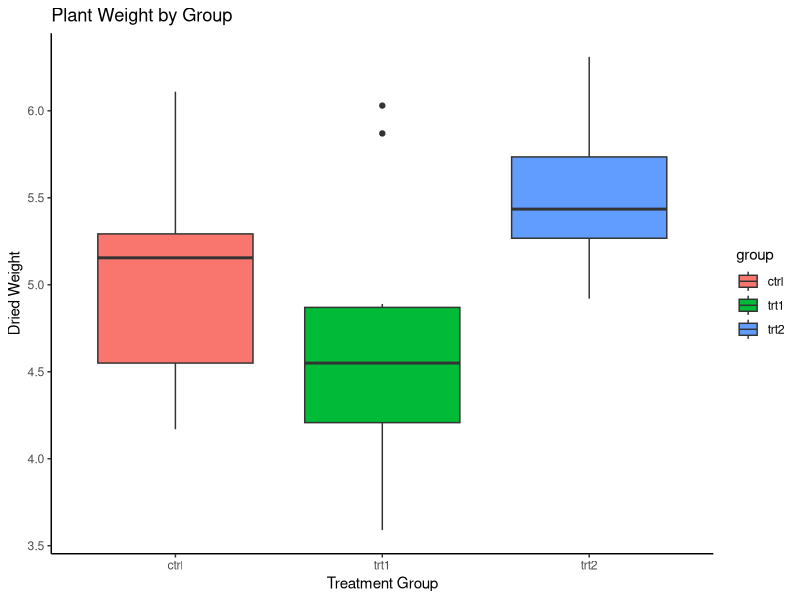
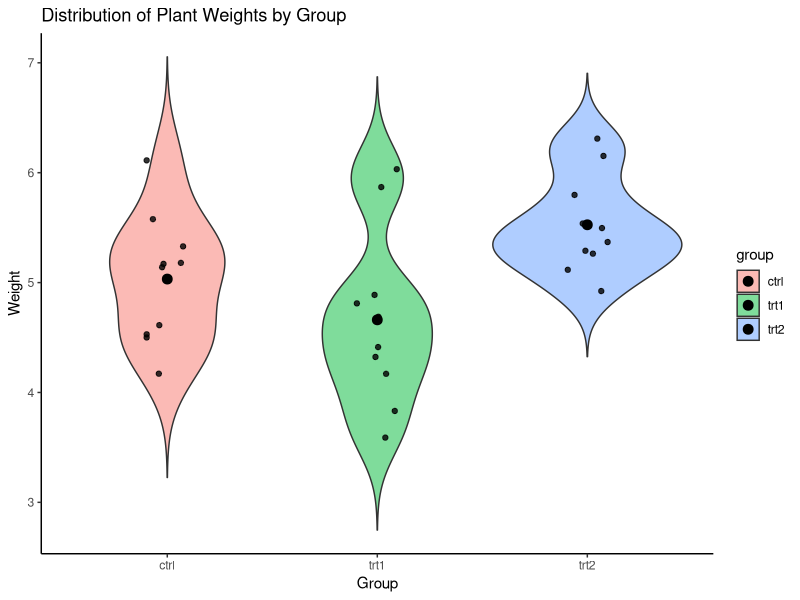

Here is the R script that generated these plots, in order:
library(dplyr)
library(car)
library(ggplot2)

data("PlantGrowth")
PlantGrowth$group <- as.factor(PlantGrowth$group)

group_stats <- PlantGrowth %>%
  group_by(group) %>%
  summarise(
    count = n(),
    mean = mean(weight),
    sd = sd(weight),
    shapiro_p = shapiro.test(weight)$p.value
  )
print(group_stats)

plot_box <- ggplot(PlantGrowth, aes(x = group, y = weight, fill = group)) +
  geom_boxplot() +
  labs(title = "Plant Weight by Group", x = "Treatment Group", y = "Dried Weight") +
  theme_classic()
print(plot_box)

levene_test <- leveneTest(weight ~ group, data = PlantGrowth)
print(levene_test)

anova_model <- aov(weight ~ group, data = PlantGrowth)
anova_summary <- summary(anova_model)
print(anova_summary)

ss_between <- anova_summary[[1]]$`Sum Sq`[1]
ss_total <- sum(anova_summary[[1]]$`Sum Sq`)
eta_squared <- ss_between / ss_total
print(paste("Eta Squared:", round(eta_squared, 3)))

tukey_result <- TukeyHSD(anova_model)
print(tukey_result)

plot_violin <- ggplot(PlantGrowth, aes(x = group, y = weight, fill = group)) +
  geom_violin(alpha = 0.5, trim = FALSE) +
  geom_jitter(width = 0.1, alpha = 0.8) +
  stat_summary(fun = mean, geom = "point", size = 3, color = "black") +
  labs(title = "Distribution of Plant Weights by Group", 
       y = "Weight", x = "Group") +
  theme_classic()
print(plot_violin)